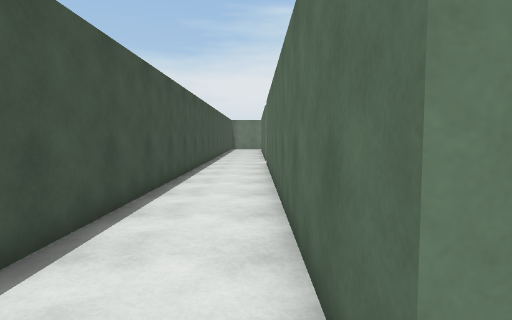
view 1 (above)

22 first-person views from a walk through a scene from a Unity 3-D project. The camera is 1.3 m above the floor, tilts 4° down and sees 75° across. The floor is counted in squares, 1 m on a side. Each view is taken from the middle of a square. On the plan, view 1 faces up. The plan holds only what a view shows up to about 14 squares ahead; the rest is blank. The place goes on beyond the plan. Surface patterns are stand-ins for the level's own textures.

view 2
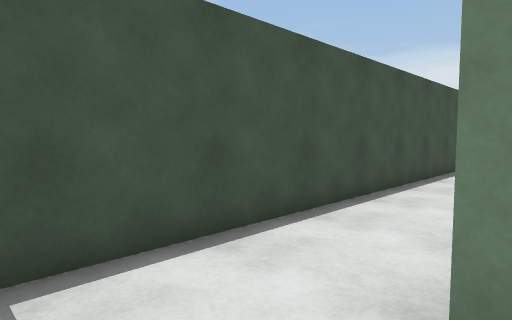

view 3
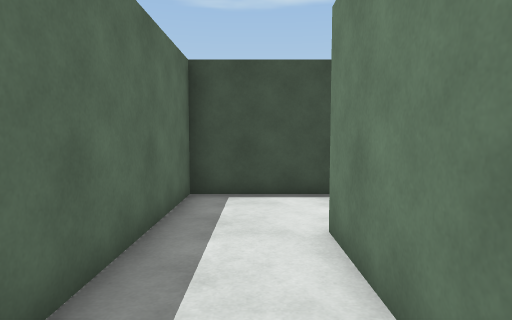

view 4
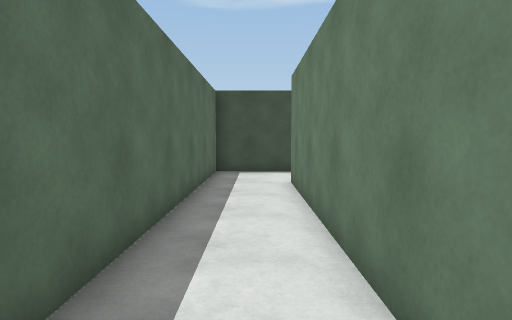

view 5
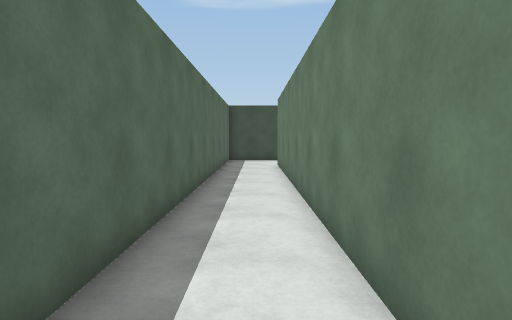

view 6
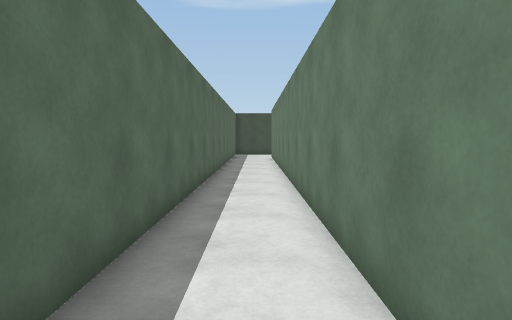

view 7
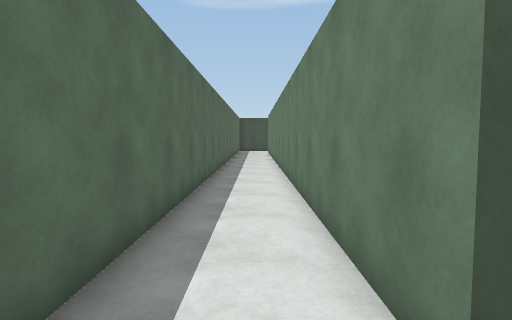

view 8
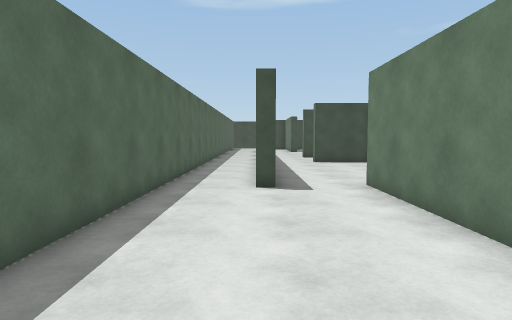

view 9
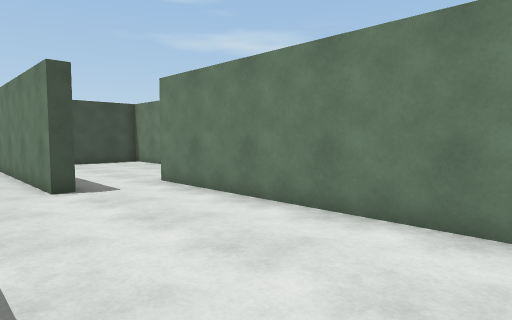

view 10
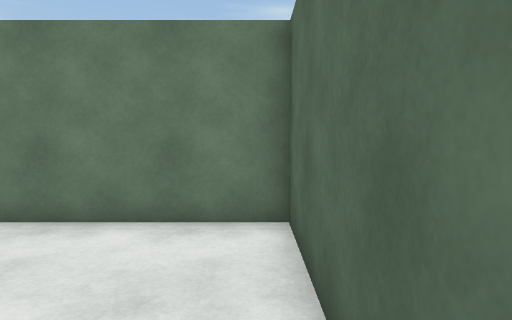

view 11
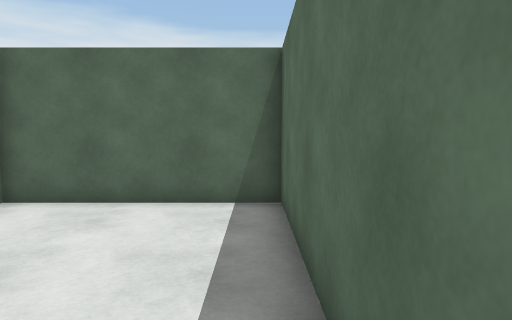

view 12
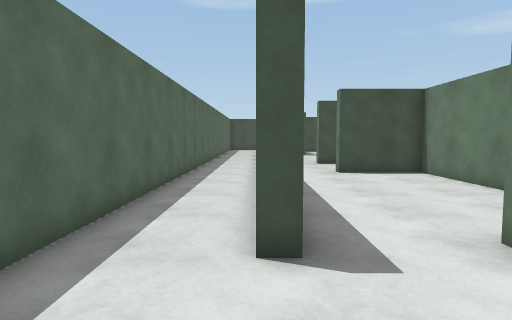

view 13
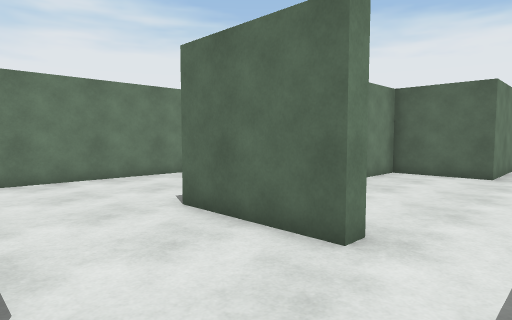

view 14
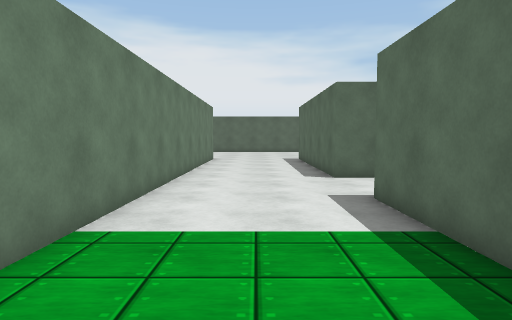

view 15
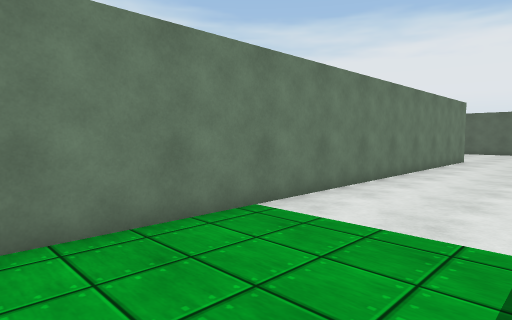

view 16
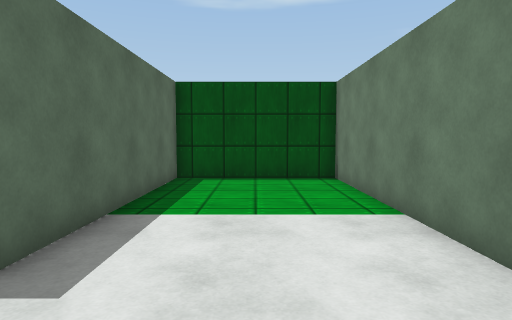

view 17
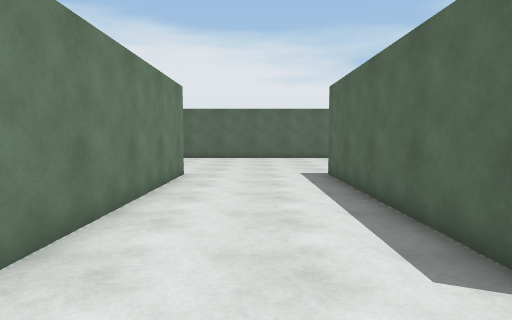

view 18
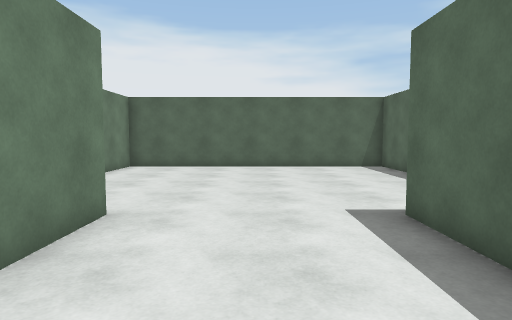

view 19
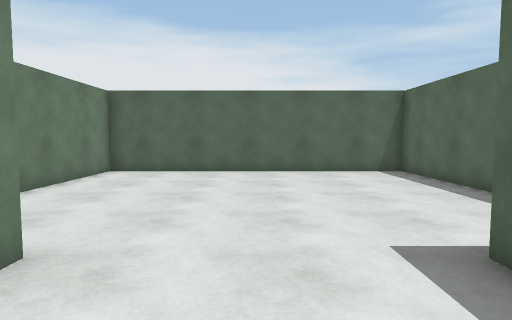

view 20
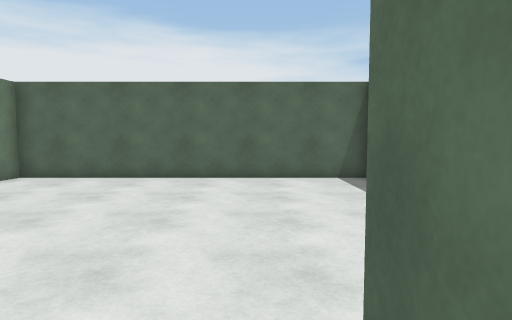

view 21
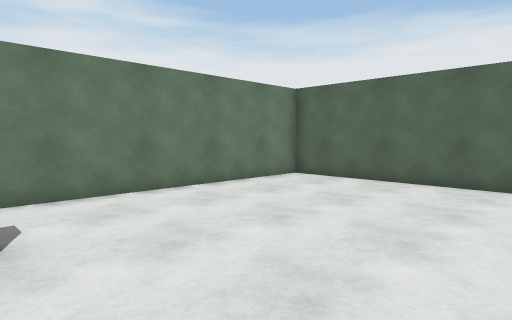

view 22
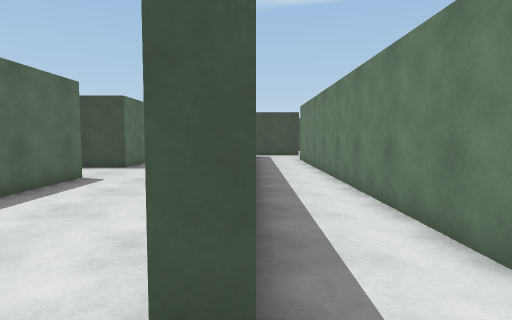

### Floor plan
Points are (right, up) in squares from view 1. A wall is a line through its corners. A room is listed if a view was taken in it or the views show most of it. See-through windows are left out.
Room 1 (views 1, 2, 3, 4, 5, 6, 7, 8, 9, 10, 11, 12)
walls: (26.5, 1.6) (26.5, 1) (0.5, 1) (0.5, 13.9); (-2.5, 14) (-2.5, -1.5) (35.5, -1.5) (35.5, 4) (26, 4)
ways out: opening at (26, 2.5) to room 2
Room 2 (views 13, 14, 15, 16, 17, 18, 19, 20, 21, 22)
walls: (22, 7) (18, 7) (18, 4) (17.5, 4) (17.5, 7.5) (26.5, 7.5); (26.5, 13) (26.5, 12.5) (6.5, 12.5) (6.5, 7.5) (14, 7.5) (14, 5.6); (26, 4) (26, 7) (24, 7); (24.9, 15.5) (14, 15.5); (30.6, 4.5) (35.5, 4.5) (35.5, 15.5) (26.9, 15.5)
ways out: opening at (26, 2.5) to room 1

Positions as (right, up) in squares from view 1, and headings:
1: (0, 0), facing up
2: (1, -1), facing up-left
3: (5, 0), facing left
4: (10, 0), facing left
5: (16, 0), facing left
6: (22, 0), facing left
7: (28, 0), facing left
8: (35, 1), facing left
9: (35, -1), facing up-left
10: (35, -1), facing up
11: (29, -1), facing right
12: (30, 1), facing left
13: (14, 2), facing up-right
14: (7, 10), facing right
15: (7, 8), facing up-right
16: (17, 10), facing left
17: (15, 10), facing right
18: (21, 10), facing right
19: (23, 10), facing right
20: (25, 8), facing right
21: (26, 8), facing up-right
22: (28, 13), facing left
